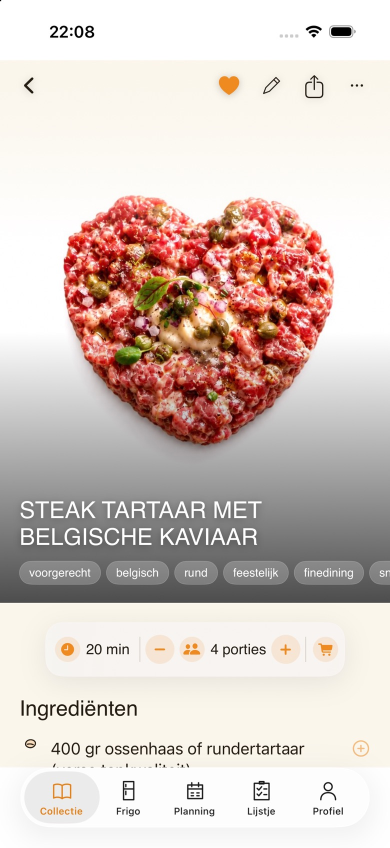
#> input picture img/recept.jpg, 780 x 1696 px (shown at 1/2 size)
$ python make_og.py
#> lines starting #> are read from the running program, lines starting #| are printed output that depends on the picture; after the words box and inside, x2 and y2 are one past the last pixel; in counts of white or black regions, pixels touching at a corner belong together
"""Maakt img/og-home.jpg (1200×630): receptscherm op een oranje gloed."""
import os
from PIL import Image, ImageDraw, ImageFilter
ROOT = os.path.join(os.path.dirname(os.path.abspath(__file__)), "..")
W, H = 1200, 630
bg = Image.new("RGB", (W, H), "#ffffff")
#> bg: PIL image 1200x630 RGB; every value is 255
glow = Image.new("RGB", (W, H), "#ffffff")
d = ImageDraw.Draw(glow); d.ellipse((350, 260, 850, 760), fill="#e9b78f")
glow = glow.filter(ImageFilter.GaussianBlur(90))
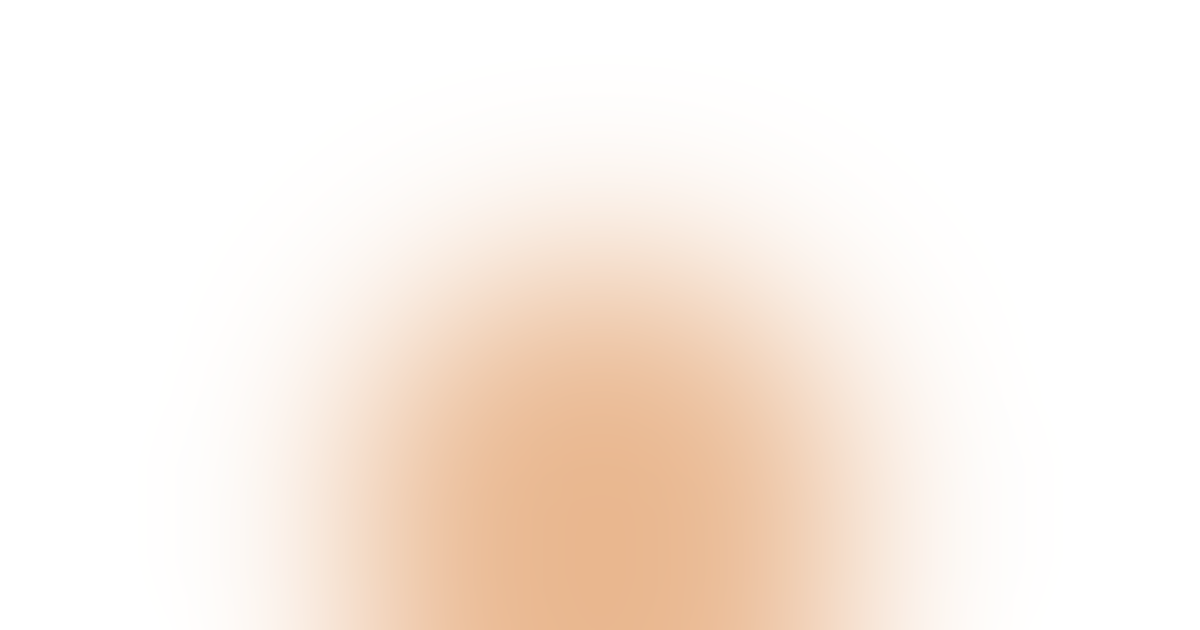
#> glow: PIL image 1200x630 RGB; mean R, G, B 250.5, 240.2, 232
bg = Image.blend(bg, glow, 0.9)
shot = Image.open(os.path.join(ROOT, "img/recept.jpg")).convert("RGB")
#> shot is the input picture: PIL image 780x1696 RGB; mean R, G, B 214.1, 199.3, 193.1
shot = shot.resize((300, int(300 * shot.height / shot.width)))
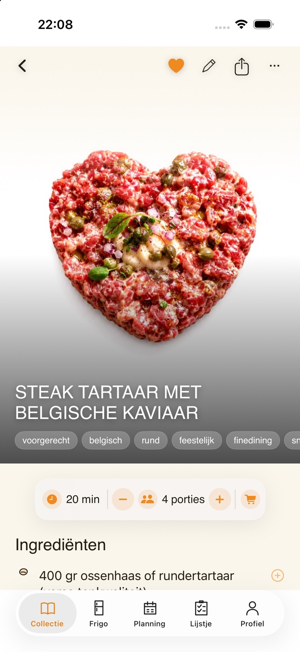
#> shot: PIL image 300x652 RGB; mean R, G, B 214, 199.3, 193.1
frame = Image.new("RGB", (shot.width + 24, shot.height + 24), "#1b1b1b")
#> frame: PIL image 324x676 RGB; every value is 27
frame.paste(shot, (12, 12))
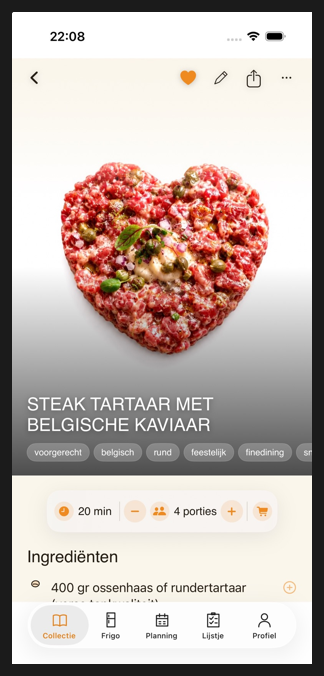
#> frame: PIL image 324x676 RGB; mean R, G, B 194, 180.9, 175.3
mask = Image.new("L", frame.size, 0); ImageDraw.Draw(mask).rounded_rectangle((0, 0, frame.width, frame.height), 44, fill=255)
#> after `mask = Image.new('L', frame.size, 0)`: mask: PIL image 324x676 L; every value is 0
#> after `ImageDraw.Draw(mask).rounded_rectangle((0, 0, frame.width, frame.heigh`:
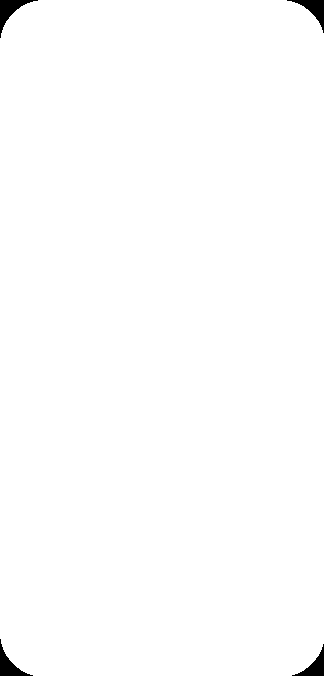
#> mask: PIL image 324x676 L; 99.3% white; 4 black regions, box (x1, y1, x2, y2) and area: (0, 0, 38, 38) 427, (287, 0, 324, 33) 389, (0, 639, 33, 676) 389, (292, 644, 324, 676) 352
bg.paste(frame, ((W - frame.width) // 2, 70), mask)
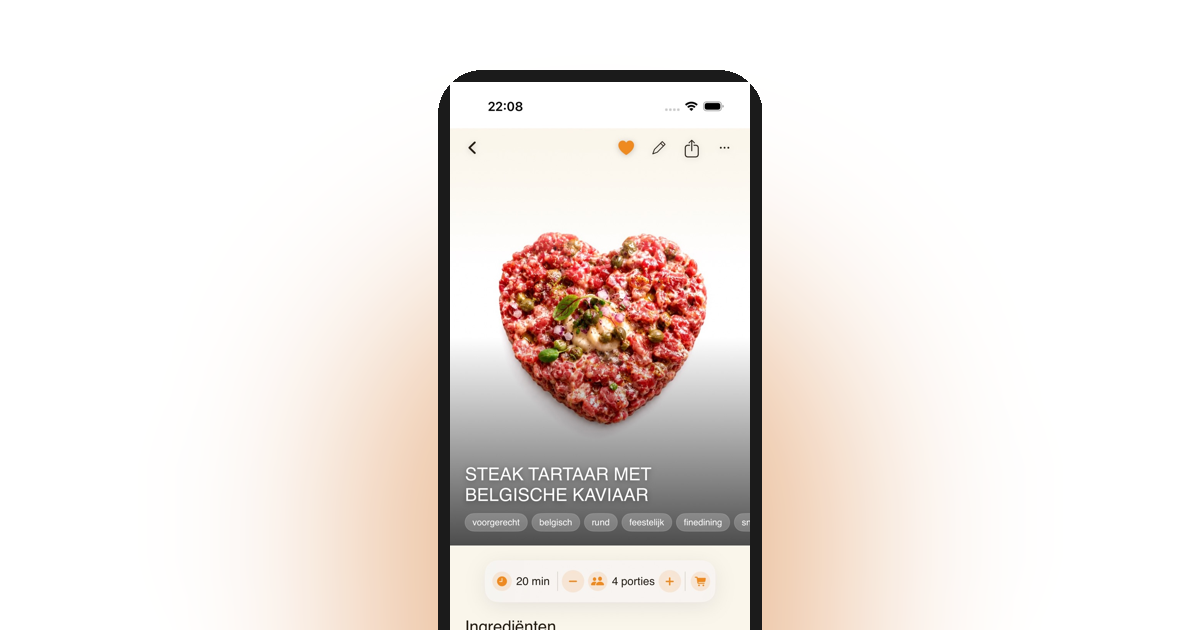
#> bg: PIL image 1200x630 RGB; mean R, G, B 238.6, 231.8, 227.9
out = os.path.join(ROOT, "img/og-home.jpg")
bg.save(out, quality=86)
print("img/og-home.jpg", bg.size)
#| img/og-home.jpg (1200, 630)

$ run again, with img/collectie.jpg copied over img/recept.jpg
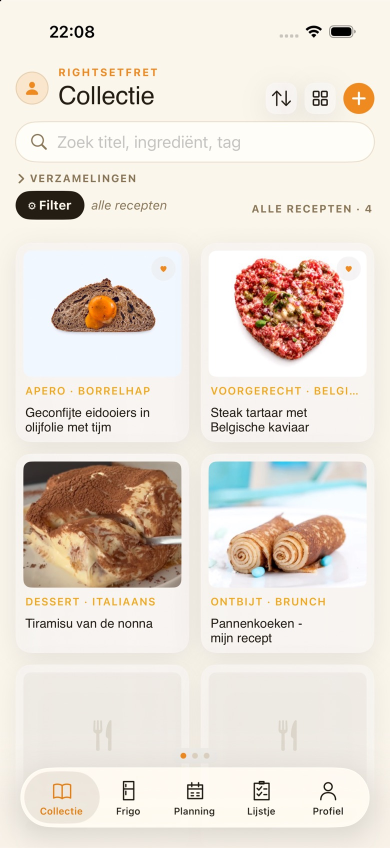
#> input picture img/collectie.jpg, 780 x 1696 px (shown at 1/2 size)
#> shot is the input picture: PIL image 780x1696 RGB; mean R, G, B 231.7, 222.9, 213.4
#> shot: PIL image 300x652 RGB
#> `frame.paste(shot, (12, 12))`:
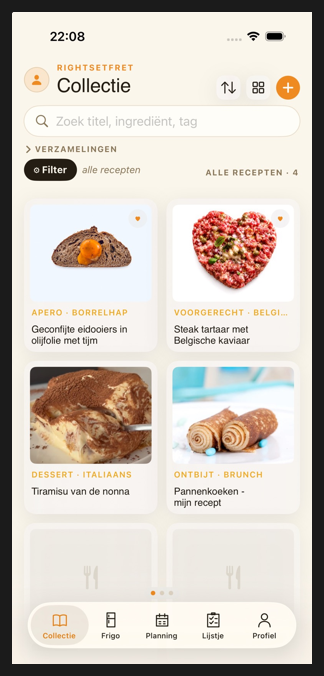
#> frame: PIL image 324x676 RGB; mean R, G, B 209.7, 202, 193.4
#> mask: PIL image 324x676 L; every value is 0
#> mask: PIL image 324x676 L; 99.3% white; 4 black regions, box (x1, y1, x2, y2) and area: (0, 0, 38, 38) 427, (287, 0, 324, 33) 389, (0, 639, 33, 676) 389, (292, 644, 324, 676) 352
#> `bg.paste(frame, ((W - frame.width) // 2, 70), mask)`:
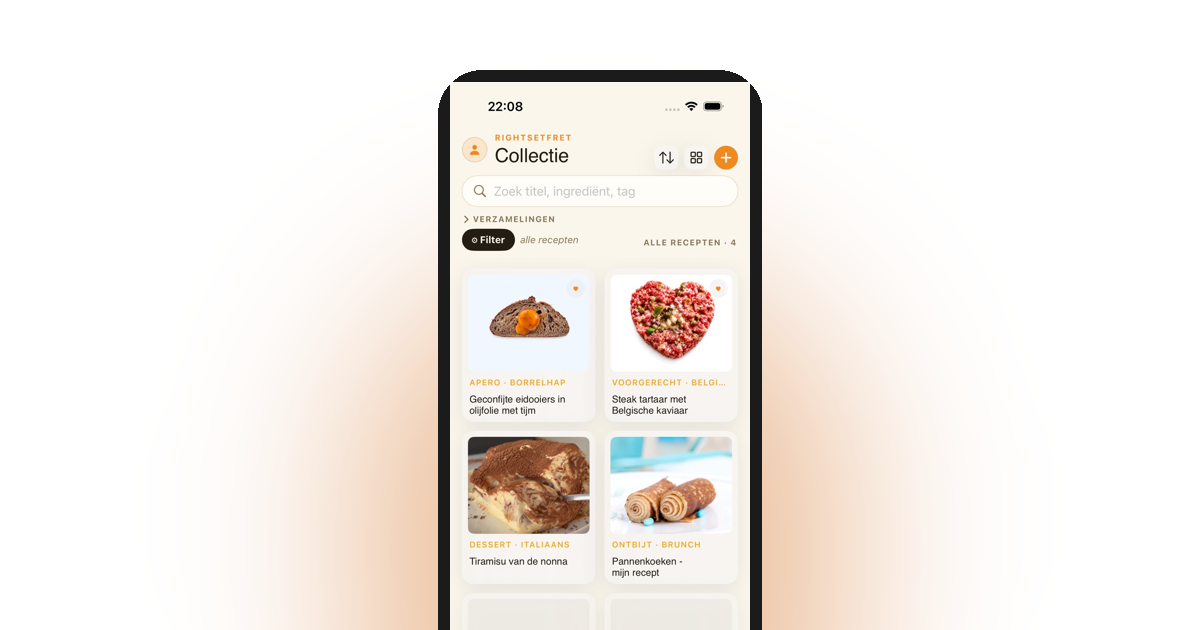
#> bg: PIL image 1200x630 RGB; mean R, G, B 243.3, 238.1, 233.5
#| img/og-home.jpg (1200, 630)

$ run again, with img/frigo.jpg copied over img/recept.jpg
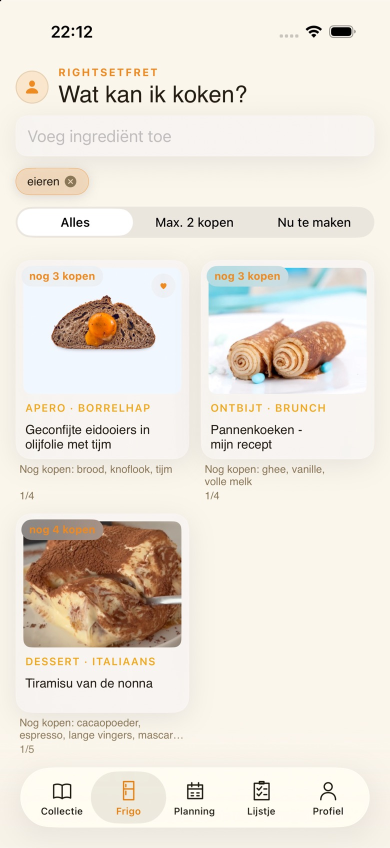
#> input picture img/frigo.jpg, 780 x 1696 px (shown at 1/2 size)
#> shot is the input picture: PIL image 780x1696 RGB; mean R, G, B 235.2, 228.4, 218.1
#> shot: PIL image 300x652 RGB
#> `frame.paste(shot, (12, 12))`:
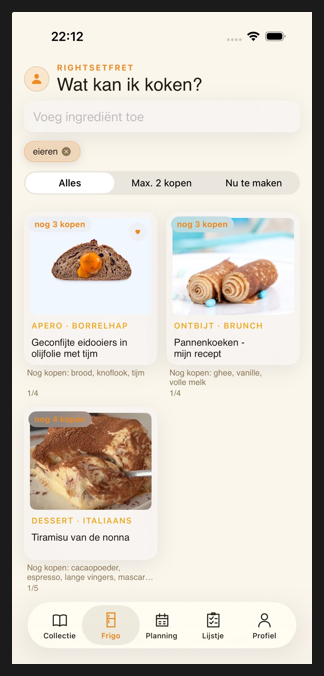
#> frame: PIL image 324x676 RGB; mean R, G, B 212.9, 206.9, 197.6
#> mask: PIL image 324x676 L; every value is 0
#> mask: PIL image 324x676 L; 99.3% white; 4 black regions, box (x1, y1, x2, y2) and area: (0, 0, 38, 38) 427, (287, 0, 324, 33) 389, (0, 639, 33, 676) 389, (292, 644, 324, 676) 352
#> `bg.paste(frame, ((W - frame.width) // 2, 70), mask)`:
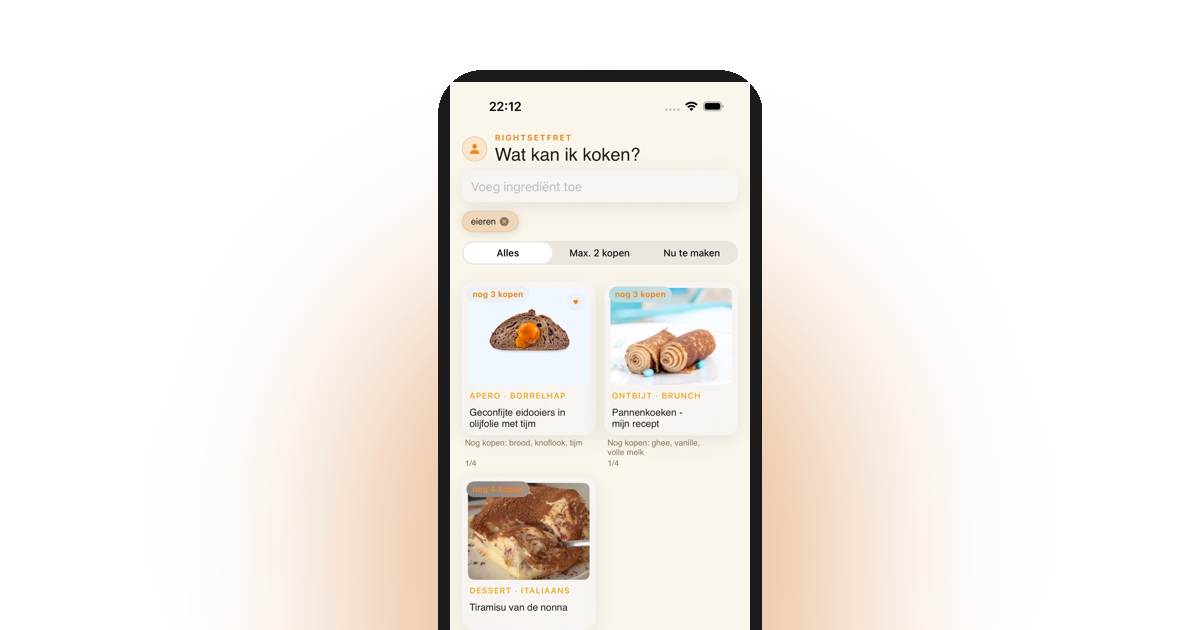
#> bg: PIL image 1200x630 RGB; mean R, G, B 244, 239.3, 234.6
#| img/og-home.jpg (1200, 630)
